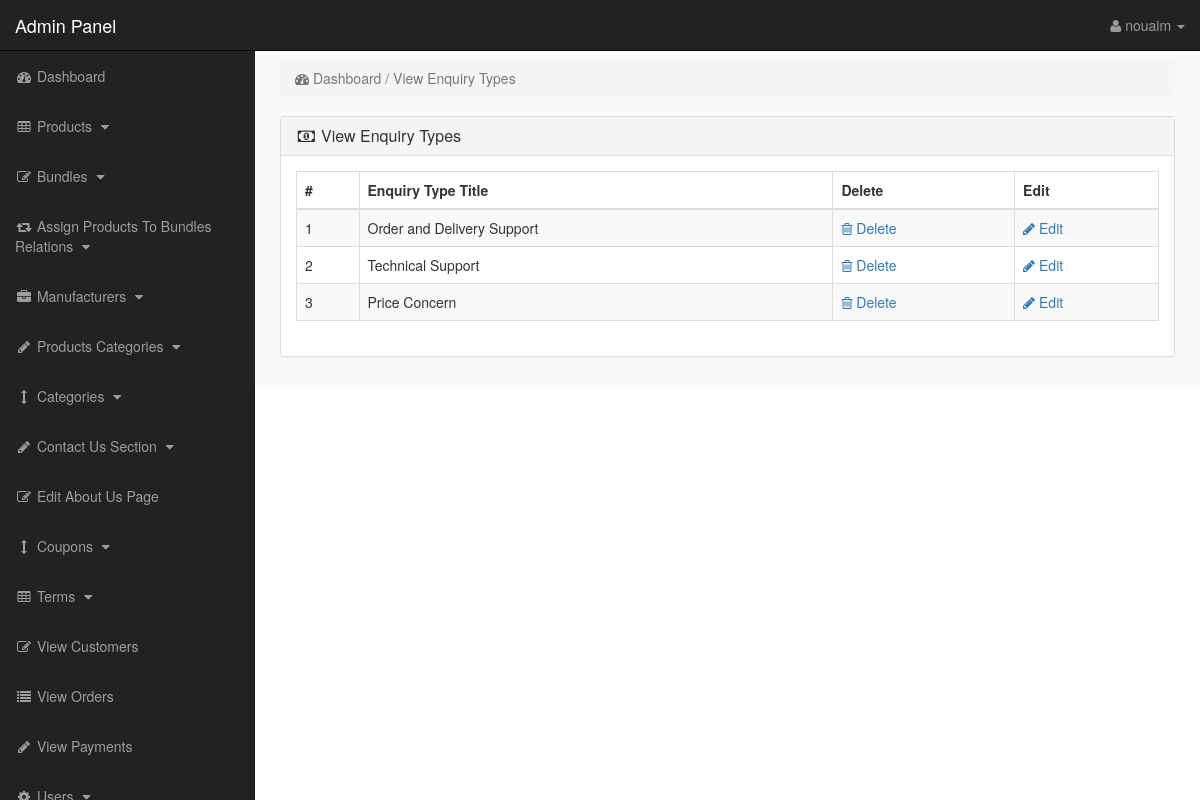
Page /admin_area/index.php?view_enquiry (signed in) on the committed database.
### tables this page shows
CREATE TABLE `enquiry_types` (
  `enquiry_id` int(10) NOT NULL,
  `enquiry_title` varchar(255) NOT NULL
);

### admin_area/view_enquiry.php (the view)
<?php
if(!isset($_SESSION['admin_email'])){
echo "<script>window.open('login.php','_self')</script>";
}
else {
?>
<div class="row" >
<div class="col-lg-12" >
<ol class="breadcrumb">
<li class="active">
<i class="fa fa-dashboard" ></i> Dashboard / View Enquiry Types
</li>
</ol>
</div>
</div>
<div class="row">
<div class="col-lg-12">
<div class="panel panel-default">
<div class="panel-heading">
<h3 class="panel-title">
<i class="fa fa-money fa-fw"></i> View Enquiry Types
</h3>
</div>
<div class="panel-body">
<div class="table-responsive">
<table class="table table-bordered table-hover table-striped">
<thead>
<tr>
<th>#</th>
<th>Enquiry Type Title</th>
<th>Delete</th>
<th>Edit</th>
</tr>
</thead>
<tbody>
<?php
$i = 0;
$get_enquiry_types = "select * from enquiry_types";
$run_enquiry_types = mysqli_query($con,$get_enquiry_types);
while($row_enquiry_types = mysqli_fetch_array($run_enquiry_types)){
$enquiry_id = $row_enquiry_types['enquiry_id'];
$enquiry_title = $row_enquiry_types['enquiry_title'];
$i++;
?>
<tr>
<td> <?php echo $i; ?> </td>
<td> <?php echo $enquiry_title; ?> </td>
<td>
<a href="index.php?delete_enquiry=<?php echo $enquiry_id; ?>">
<i class="fa fa-trash-o"> </i> Delete
</a>
</td>
<td>
<a href="index.php?edit_enquiry=<?php echo $enquiry_id; ?>">
<i class="fa fa-pencil"> </i> Edit
</a>
</td>
</tr>
<?php } ?>
</tbody>
</table>
</div>
</div>
</div>
</div>
</div>
<?php } ?>

### admin_area/includes/sidebar.php (shortened to what this page needs)
<?php
if(!isset($_SESSION['admin_email'])){
echo "<script>window.open('login.php','_self')</script>";
}
else {
?>
<nav class="navbar navbar-inverse navbar-fixed-top" >
<div class="navbar-header" >
<a class="navbar-brand" href="index.php?dashboard" >Admin Panel</a>
</div>
<ul class="nav navbar-right top-nav" >
<li class="dropdown" >
<a href="#" class="dropdown-toggle" data-toggle="dropdown" >
<i class="fa fa-user" ></i>
<?php echo $admin_name; ?> <b class="caret" ></b>
</a>
</li>
</ul>
<div class="collapse navbar-collapse navbar-ex1-collapse">
<ul class="nav navbar-nav side-nav">
<li>
<a href="index.php?dashboard">
<i class="fa fa-fw fa-dashboard"></i> Dashboard
</a>
</li>
<li>
<a href="#" data-toggle="collapse" data-target="#products">
<i class="fa fa-fw fa-table"></i> Products
<i class="fa fa-fw fa-caret-down"></i>
</a>
</li>
<li>
<a href="#" data-toggle="collapse" data-target="#bundles">
<i class="fa fa-fw fa-edit"></i> Bundles
<i class="fa fa-fw fa-caret-down"></i>
</a>
</li>
<li>
<a href="#" data-toggle="collapse" data-target="#relations">
<i class="fa fa-fw fa-retweet"></i> Assign Products To Bundles Relations
<i class="fa fa-fw fa-caret-down"></i>
</a>
</li>
<li>
<a href="#" data-toggle="collapse" data-target="#manufacturers">
<i class="fa fa-fw fa-briefcase"></i> Manufacturers
<i class="fa fa-fw fa-caret-down"></i>
</a>
</li>
<li>
<a href="#" data-toggle="collapse" data-target="#p_cat">
<i class="fa fa-fw fa-pencil"></i> Products Categories
<i class="fa fa-fw fa-caret-down"></i>
</a>
</li>
<li>
<a href="#" data-toggle="collapse" data-target="#cat">
<i class="fa fa-fw fa-arrows-v"></i> Categories
<i class="fa fa-fw fa-caret-down"></i>
</a>
</li>
<li>
<a href="#" data-toggle="collapse" data-target="#contact_us">
<i class="fa fa-fw fa-pencil"> </i> Contact Us Section
<i class="fa fa-fw fa-caret-down"></i>
</a>
</li>
<li>
<a href="index.php?edit_about_us">
<i class="fa fa-fw fa-edit"></i> Edit About Us Page
</a>
</li>
<li>
<a href="#" data-toggle="collapse" data-target="#coupons">
<i class="fa fa-fw fa-arrows-v"></i> Coupons
<i class="fa fa-fw fa-caret-down"></i>
</a>
</li>
<li>
<a href="#" data-toggle="collapse" data-target="#terms" >
<i class="fa fa-fw fa-table"></i> Terms
<i class="fa fa-fw fa-caret-down"></i>
</a>
</li>
<li>
<a href="index.php?view_customers">
<i class="fa fa-fw fa-edit"></i> View Customers
</a>
</li>
<li>
<a href="index.php?view_orders">
<i class="fa fa-fw fa-list"></i> View Orders
</a>
</li>
<li>
<a href="index.php?view_payments">
<i class="fa fa-fw fa-pencil"></i> View Payments
</a>
</li>
<li>
<a href="#" data-toggle="collapse" data-target="#users">
<i class="fa fa-fw fa-gear"></i> Users
<i class="fa fa-fw fa-caret-down"></i>
</a>
</li>
</ul>
</div>
</nav>
<?php } ?>

### admin_area/css/style.css (style rules this page uses)
body { margin-top:100px; }
@media (min-width: 768px) { body { margin-top:50px; } }
.top-nav { padding:0 15px; }
.top-nav>li { display:inline-block; float:left; }
.top-nav>li>a { padding-top:15px; padding-bottom:15px; line-height:20px; color:#999; }
@media (min-width: 768px) { .side-nav { position:fixed; top:51px; width:255px; border-radius:0; overflow-y:auto; background-color: #222; bottom:0; overflow-x:hidden; padding-bottom:40px; } }
@media (min-width: 768px) { .side-nav>li>a { width:255px; } }
.panel-body { border-radius:5px; }

### rows in the picture
enquiry_types: enquiry_title "Order and Delivery Support"
enquiry_types: enquiry_title "Technical Support"
enquiry_types: enquiry_title "Price Concern"

### other values in the picture
$admin_name "nouaim"
